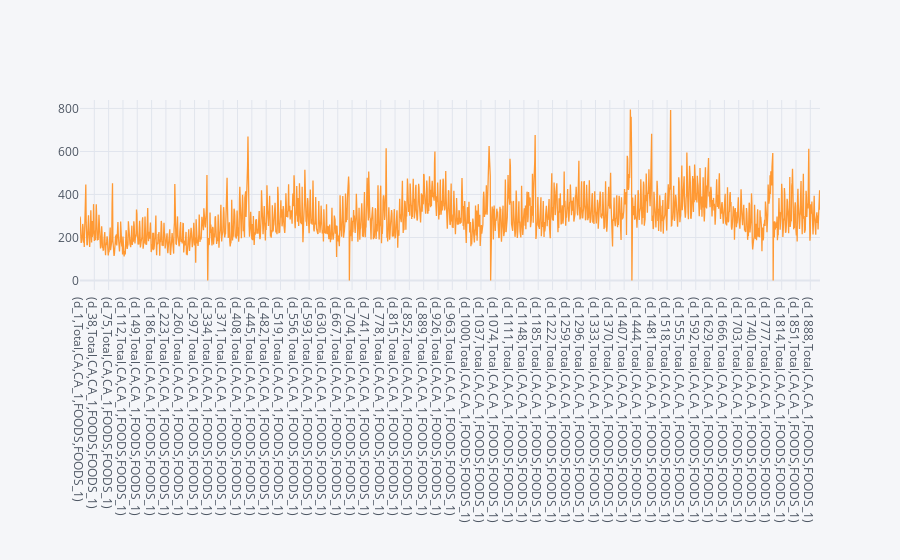

The cell this chart's notebook holds for it:
### Code cell
hier_series = [("Total", "CA", "CA_1", "FOODS", "FOODS_1")]
df_hier_sales.loc[hier_series].unstack(level=['total', 'state_id', 'store_id', 'cat_id', 'dept_id']).iplot()

### Figure 1 — Plotly figure (JSON) as saved in the notebook; plotly's stock layout.template omitted (floating-point values rounded to 4 significant figures; data arrays with more than 128 entries replaced by an {"elided": "..."} marker saying what was removed)
{"data": [{"line": {"color": "rgba(255, 153, 51, 1.0)", "dash": "solid", "shape": "linear", "width": 1.3}, "mode": "lines", "name": "None", "text": "", "type": "scatter", "x": {"elided": "1913 str values"}, "y": {"elided": "1913 int values"}}], "layout": {"autosize": true, "legend": {"bgcolor": "#F5F6F9", "font": {"color": "#4D5663"}}, "paper_bgcolor": "#F5F6F9", "plot_bgcolor": "#F5F6F9", "title": {"font": {"color": "#4D5663"}}, "xaxis": {"autorange": true, "gridcolor": "#E1E5ED", "range": [0, 1912], "showgrid": true, "tickfont": {"color": "#4D5663"}, "title": {"font": {"color": "#4D5663"}, "text": ""}, "type": "category", "zerolinecolor": "#E1E5ED"}, "yaxis": {"autorange": true, "gridcolor": "#E1E5ED", "range": [-44.17, 839.2], "showgrid": true, "tickfont": {"color": "#4D5663"}, "title": {"font": {"color": "#4D5663"}, "text": ""}, "type": "linear", "zerolinecolor": "#E1E5ED"}}}
